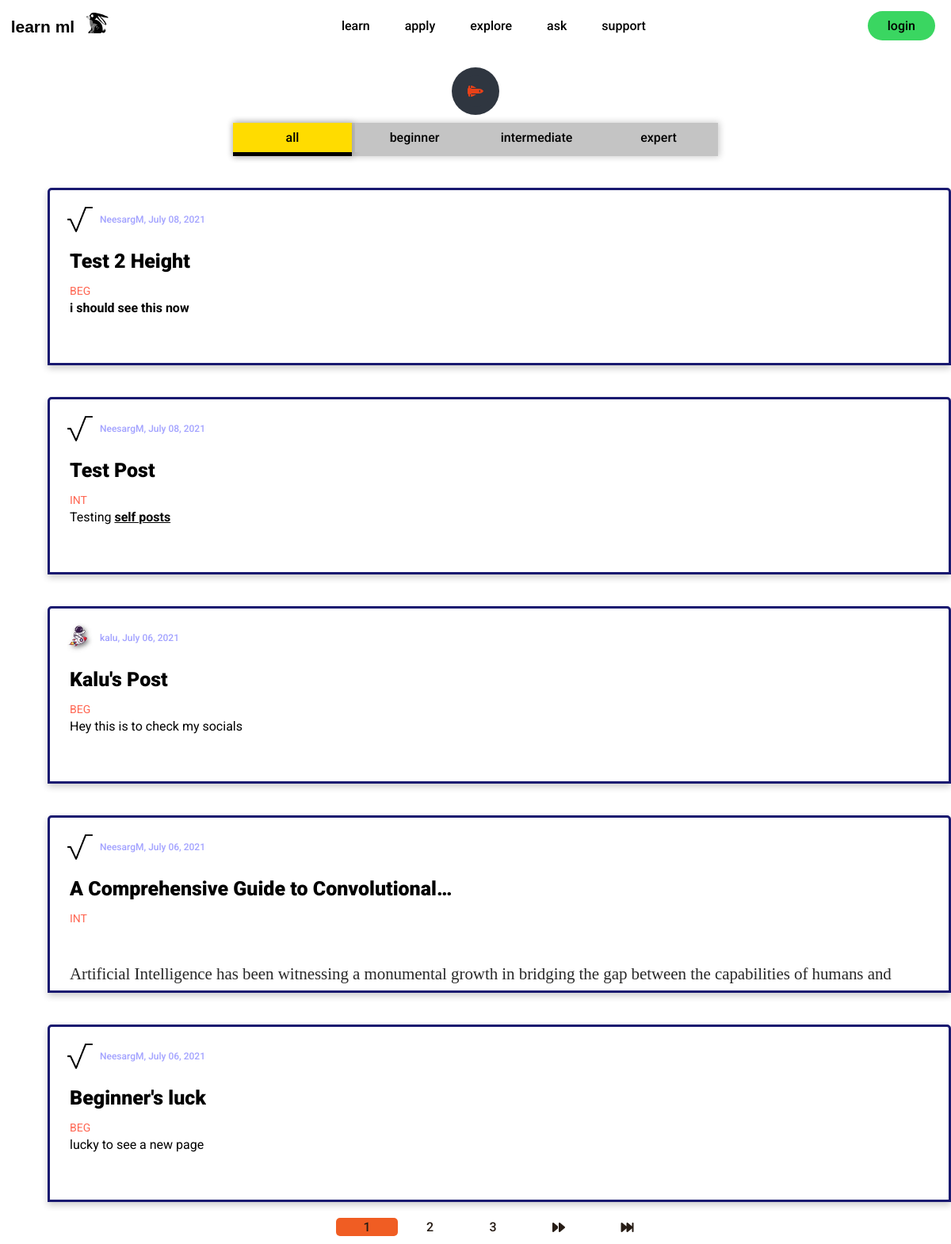
/explore/, run on an earlier commit of the app's database.
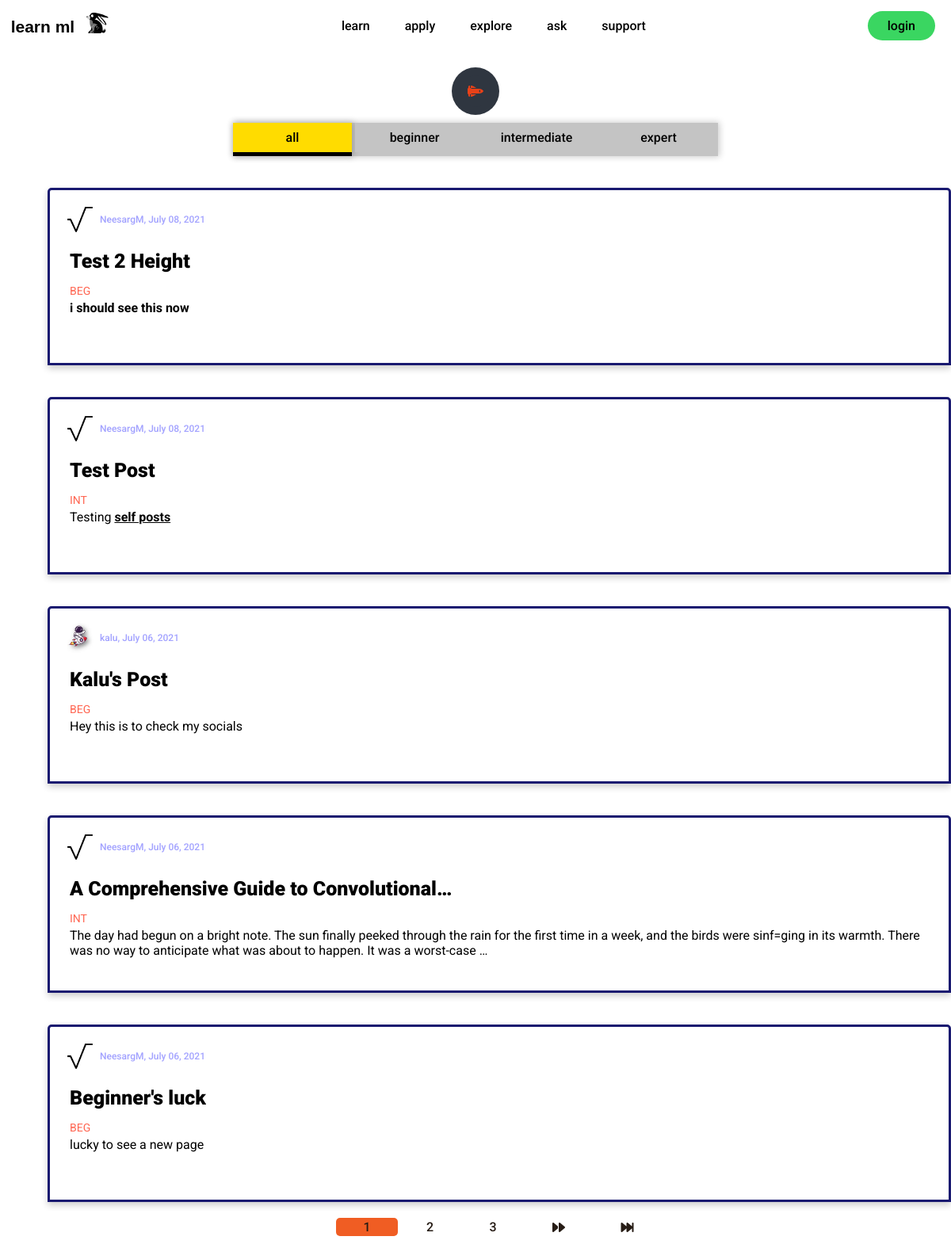
And on a later commit of the database.
### explore/models.py (models this page shows, shortened)
class Post(models.Model):
	title = models.CharField(max_length=100)
	content = HTMLField()
	date_posted = models.DateTimeField(default=timezone.now)
	author = models.ForeignKey(User, on_delete=models.CASCADE)
	POST_AUDIENCE = [
        ('BEG', 'Beginner'),
        ('INT', 'Intermediate'),
        ('EXP', 'Expert'),
    ]
	audience = models.CharField(max_length=3, choices=POST_AUDIENCE, default='BEG',)
	likes = models.ManyToManyField(User, default=None, blank=True, related_name='likes')
	helpfuls = models.ManyToManyField(User, default=None, blank=True, related_name='helpfuls')
	visual_likes = models.ManyToManyField(User, default=None, blank=True, related_name='visual_likes')
	concise_likes = models.ManyToManyField(User, default=None, blank=True, related_name='concise_likes')

### users/models.py (models this page shows, shortened)
class Profile(models.Model):
	user = models.OneToOneField(User, on_delete=models.CASCADE)
	bio = models.CharField(blank=True, max_length=100, default='')
	quote = models.CharField(blank=True, max_length=1000, default='')
	image = models.ImageField(default='default.jpg', upload_to='profile_pics')
	fb_link = models.URLField(blank=True, max_length=100, default='#')
	linkedin_link = models.URLField(blank=True, max_length=100, default='#')
	twitter_link = models.URLField(blank=True, max_length=100, default='#')
	insta_link = models.URLField(blank=True, max_length=100, default='#')

### explore/views.py (the view)
# urls.py: path('', PostListView.as_view(), name='explore-home'),
class PostListView(ListView):
	model = Post
	template_name = 'explore/explore.html'
	context_object_name = 'posts'
	paginate_by = 5
	def get_queryset(self):
		search_query = self.request.GET.get('search_post')
		audience_query = self.request.GET.get('audience_filter')
		object_list = self.model.objects.all().order_by('-date_posted')
		if search_query != '' and search_query is not None:
			object_list = object_list.filter(Q(title__icontains=search_query) |
				Q(content__icontains=search_query)).distinct()
		if audience_query != '' and audience_query is not None:
			object_list = object_list.filter(audience__iexact=audience_query)
		return object_list

### explore/templates/explore/explore.html (shortened to what this page needs)
{% extends "explore/base.html" %}
{% load humanize %}
{% block section %}
<section class="filter-sections">
	<form method="GET" action=".">
		<div class="search-form">
			<div class="search-box">
				<button class="search-btn" type="submit">
					<i class="fas fa-space-shuttle"></i>
				</button>
			</div>
		</div>
		<div class="audience-form">
			<div class="audience-selection">
				{% if 'audience_filter' not in request.get_full_path or request.GET.audience_filter == '' or 'search_post' not in request.get_full_path %}
				<button class="audience-btn-all-selected" type="submit" value="" name="audience_filter">
					all
				</button>
				{% else %}
				<button class="audience-btn-all" type="submit" value="" name="audience_filter">
					all
				</button>
				{% endif %}
				{% if  'audience_filter=BEG' in request.get_full_path %}
				<button class="audience-btn-beg-selected" type="submit" value="BEG" name="audience_filter">
					beginner
				</button>
				{% else %}
				<button class="audience-btn-beg" type="submit" value="BEG" name="audience_filter">
					beginner
				</button>
				{% endif %}
				{% if 'audience_filter=INT' in request.get_full_path%}
				<button class="audience-btn-int-selected" type="submit" value="INT" name="audience_filter">
					intermediate
				</button>
				{% else %}
				<button class="audience-btn-int" type="submit" value="INT" name="audience_filter">
					intermediate
				</button>
				{% endif %}
				{% if  'audience_filter=EXP' in request.get_full_path %}
				<button class="audience-btn-exp-selected" type="submit" value="EXP" name="audience_filter">
					expert
				</button>
				{% else %}
				<button class="audience-btn-exp" type="submit" value="EXP" name="audience_filter">
					expert
				</button>
				{% endif %}
			</div>
		</div>
	</form>
</section>
<section class="posts-section">
	<div class="posts-content">
		{% for post in posts %}
		<div class="post-card-up">
			<div class="pic-name-date-up">
				<img class="small-prof-pic" src="{{ post.author.profile.image.url }}">
				<p class="post-author-and-date-up">
					<a class="post-author-and-date-up" href="{% url 'user-posts' post.author.username %}">{{ post.author }}, {{ post.date_posted|date:"N d, Y" }}</a>
				</p>
			</div>
			<div class="post-title-up">
				<h2><a class="post-title-link-up" href="{% url 'post-detail' post.id post.title %}">{{ post.title|truncatechars:39 }}</a></h2>
			</div>
			<div class="post-audience-up-div">
				<p class="post-audience-up">{{ post.audience }}</p>
			</div>
			<div class=post-content-container-up>
				<p class="post-content-up">{{ post.content|truncatewords_html:45|safe }}
				</p>
			</div>
		</div>
		{% endfor %}
		<div class="pagination-container-up">
			{% if is_paginated %}
				{% for num in page_obj.paginator.page_range %}
					{% if page_obj.number == num %}
						<a class='page-current-link' href="?page={{ num }}">{{ num }}</a>
					{% elif num > page_obj.number|add:'-3' and num < page_obj.number|add:'3' %}
						<a class='page-around-link' href="?page={{ num }}">{{ num }}</a>
					{% endif %}
				{% endfor %}
				{% if page_obj.has_next %}
					<a class='page-next-link' href="?page={{ page_obj.next_page_number }}">
						<i id="ff" class="fas fa-forward"></i></a>
					<a class='page-last-link' href="?page={{ page_obj.paginator.num_pages }}"><i id="ff" class="fas fa-fast-forward"></i></a>
				{% endif %}
			{% endif %}
		</div>
</section>
{% endblock section %}

What changed in the data, as far as the page shows it:
changed Post "A Comprehensive Guide to Convolutional…": content "Artificial Intelligence has been witnessing a monumental growth in bridging the gap between the capabilities of humans and…" → "The day had begun on a bright note. The sun finally peeked through the rain for the first time in a week, and the birds were sinf=ging in its warmth. There was no way to anticipate what was about to happen. It was a worst-case …"
